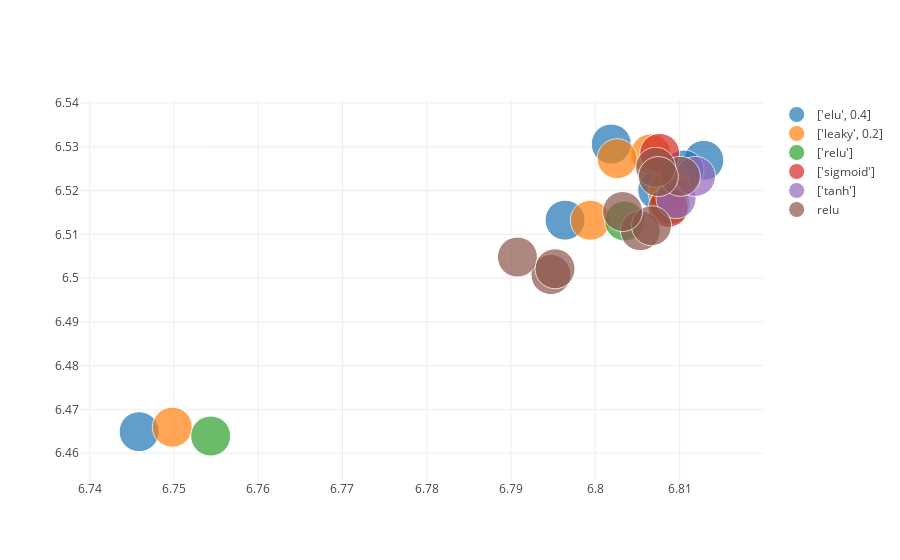

Notebook cell for this chart:
### Code cell
results.results_dataframe_graph(facet='activation_full',att=['neuronsE','neuronsD','nlayersE','nlayersD', 'fulldrop', 'drop','activation', 'activation_full','lag'])

### Figure 1 — Plotly figure (JSON) as saved in the notebook; plotly's stock layout.template omitted (floating-point values rounded to 4 significant figures)
{"data": [{"marker": {"size": [40, 40, 40, 40, 40, 40]}, "mode": "markers", "name": "['elu', 0.4]", "text": ["neuronsE:196-neuronsD:196-nlayersE:1-nlayersD:1-fulldrop:0.0-drop:0.0-activation:relu-activation_full:['elu', 0.4]-lag:12-activation_full:['elu', 0.4]", "neuronsE:196-neuronsD:196-nlayersE:1-nlayersD:1-fulldrop:0.0-drop:0.0-activation:relu-activation_full:['elu', 0.4]-lag:18-activation_full:['elu', 0.4]", "neuronsE:196-neuronsD:196-nlayersE:1-nlayersD:1-fulldrop:0.0-drop:0.0-activation:relu-activation_full:['elu', 0.4]-lag:6-activation_full:['elu', 0.4]", "neuronsE:196-neuronsD:196-nlayersE:1-nlayersD:1-fulldrop:0.3-drop:0.0-activation:relu-activation_full:['elu', 0.4]-lag:18-activation_full:['elu', 0.4]", "neuronsE:196-neuronsD:196-nlayersE:1-nlayersD:1-fulldrop:0.0-drop:0.0-activation:relu-activation_full:['elu', 0.4]-lag:18-activation_full:['elu', 0.4]", "neuronsE:196-neuronsD:196-nlayersE:1-nlayersD:1-fulldrop:0.3-drop:0.0-activation:relu-activation_full:['elu', 0.4]-lag:18-activation_full:['elu', 0.4]"], "type": "scatter", "uid": "9d0b0617-129d-49fe-a2a5-8a58341682c2", "x": [6.796, 6.813, 6.746, 6.802, 6.811, 6.807], "y": [6.513, 6.527, 6.465, 6.531, 6.525, 6.52]}, {"marker": {"size": [40, 40, 40, 40, 40, 40]}, "mode": "markers", "name": "['leaky', 0.2]", "text": ["neuronsE:196-neuronsD:196-nlayersE:1-nlayersD:1-fulldrop:0.0-drop:0.0-activation:relu-activation_full:['leaky', 0.2]-lag:12-activation_full:['leaky', 0.2]", "neuronsE:196-neuronsD:196-nlayersE:1-nlayersD:1-fulldrop:0.0-drop:0.0-activation:relu-activation_full:['leaky', 0.2]-lag:18-activation_full:['leaky', 0.2]", "neuronsE:196-neuronsD:196-nlayersE:1-nlayersD:1-fulldrop:0.0-drop:0.0-activation:relu-activation_full:['leaky', 0.2]-lag:6-activation_full:['leaky', 0.2]", "neuronsE:196-neuronsD:196-nlayersE:1-nlayersD:1-fulldrop:0.3-drop:0.0-activation:relu-activation_full:['leaky', 0.2]-lag:18-activation_full:['leaky', 0.2]", "neuronsE:196-neuronsD:196-nlayersE:1-nlayersD:1-fulldrop:0.0-drop:0.0-activation:relu-activation_full:['leaky', 0.2]-lag:18-activation_full:['leaky', 0.2]", "neuronsE:196-neuronsD:196-nlayersE:1-nlayersD:1-fulldrop:0.3-drop:0.0-activation:relu-activation_full:['leaky', 0.2]-lag:18-activation_full:['leaky', 0.2]"], "type": "scatter", "uid": "e3db0d13-418b-4d67-b015-43f404782828", "x": [6.799, 6.809, 6.75, 6.807, 6.809, 6.803], "y": [6.513, 6.521, 6.466, 6.528, 6.52, 6.527]}, {"marker": {"size": [40, 40, 40]}, "mode": "markers", "name": "['relu']", "text": ["neuronsE:196-neuronsD:196-nlayersE:1-nlayersD:1-fulldrop:0.0-drop:0.0-activation:relu-activation_full:['relu']-lag:12-activation_full:['relu']", "neuronsE:196-neuronsD:196-nlayersE:1-nlayersD:1-fulldrop:0.0-drop:0.0-activation:relu-activation_full:['relu']-lag:18-activation_full:['relu']", "neuronsE:196-neuronsD:196-nlayersE:1-nlayersD:1-fulldrop:0.0-drop:0.0-activation:relu-activation_full:['relu']-lag:6-activation_full:['relu']"], "type": "scatter", "uid": "2369ddc1-36d5-41d8-8562-3822e93a08f6", "x": [6.803, 6.809, 6.754], "y": [6.513, 6.517, 6.464]}, {"marker": {"size": [40, 40]}, "mode": "markers", "name": "['sigmoid']", "text": ["neuronsE:196-neuronsD:196-nlayersE:1-nlayersD:1-fulldrop:0.0-drop:0.0-activation:relu-activation_full:['sigmoid']-lag:18-activation_full:['sigmoid']", "neuronsE:196-neuronsD:196-nlayersE:1-nlayersD:1-fulldrop:0.0-drop:0.0-activation:relu-activation_full:['sigmoid']-lag:18-activation_full:['sigmoid']"], "type": "scatter", "uid": "3f79e47f-b953-46a5-98ed-b6a1658c01c6", "x": [6.808, 6.809], "y": [6.529, 6.516]}, {"marker": {"size": [40, 40]}, "mode": "markers", "name": "['tanh']", "text": ["neuronsE:196-neuronsD:196-nlayersE:1-nlayersD:1-fulldrop:0.0-drop:0.0-activation:relu-activation_full:['tanh']-lag:18-activation_full:['tanh']", "neuronsE:196-neuronsD:196-nlayersE:1-nlayersD:1-fulldrop:0.0-drop:0.0-activation:relu-activation_full:['tanh']-lag:18-activation_full:['tanh']"], "type": "scatter", "uid": "c1043cd1-2caf-4624-b526-a869cb9315fd", "x": [6.81, 6.812], "y": [6.518, 6.523]}, {"marker": {"size": [40, 40, 40, 40, 40, 40, 40, 40, 40]}, "mode": "markers", "name": "relu", "text": ["neuronsE:196-neuronsD:196-nlayersE:1-nlayersD:1-fulldrop:0.0-drop:0.0-activation:relu-activation_full:relu-lag:18-activation_full:relu", "neuronsE:196-neuronsD:196-nlayersE:1-nlayersD:1-fulldrop:0.1-drop:0.0-activation:relu-activation_full:relu-lag:18-activation_full:relu", "neuronsE:196-neuronsD:196-nlayersE:1-nlayersD:1-fulldrop:0.3-drop:0.0-activation:relu-activation_full:relu-lag:18-activation_full:relu", "neuronsE:196-neuronsD:196-nlayersE:1-nlayersD:1-fulldrop:0.0-drop:0.0-activation:relu-activation_full:relu-lag:18-activation_full:relu", "neuronsE:196-neuronsD:196-nlayersE:1-nlayersD:1-fulldrop:0.1-drop:0.0-activation:relu-activation_full:relu-lag:18-activation_full:relu", "neuronsE:196-neuronsD:196-nlayersE:1-nlayersD:1-fulldrop:0.3-drop:0.0-activation:relu-activation_full:relu-lag:18-activation_full:relu", "neuronsE:196-neuronsD:196-nlayersE:1-nlayersD:1-fulldrop:0.0-drop:0.0-activation:relu-activation_full:relu-lag:18-activation_full:relu", "neuronsE:196-neuronsD:196-nlayersE:1-nlayersD:1-fulldrop:0.1-drop:0.0-activation:relu-activation_full:relu-lag:18-activation_full:relu", "neuronsE:196-neuronsD:196-nlayersE:1-nlayersD:1-fulldrop:0.3-drop:0.0-activation:relu-activation_full:relu-lag:18-activation_full:relu"], "type": "scatter", "uid": "b50e3747-6beb-43bf-88d2-b70c49dbc66a", "x": [6.805, 6.807, 6.803, 6.795, 6.791, 6.795, 6.81, 6.807, 6.807], "y": [6.511, 6.512, 6.515, 6.501, 6.505, 6.502, 6.523, 6.525, 6.523]}], "layout": {}}
